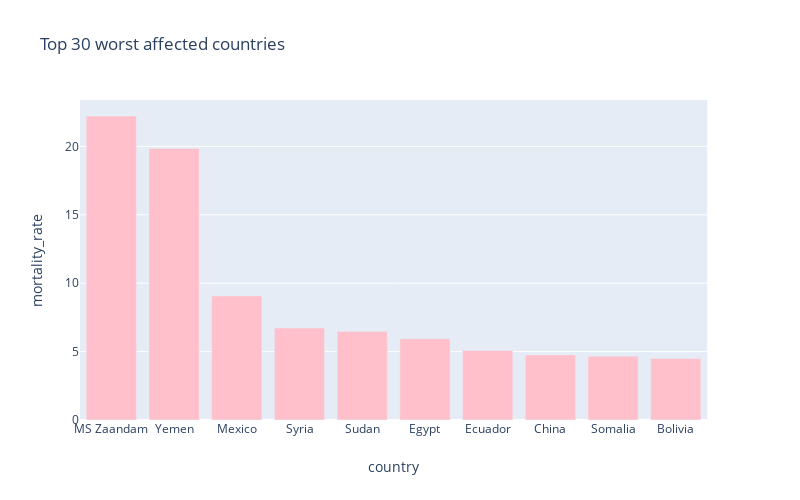

Notebook source saved alongside this figure:
### Code cell
px.bar(
    sorted_country_df.head(10),
    x = "country",
    y = "mortality_rate",
    title= "Top 10 worst affected countries", # the axis names
    color_discrete_sequence=["pink"], 
    height=500,
    width=800
)

### Figure 1 — Plotly figure (JSON) as saved in the notebook; plotly's stock layout.template omitted (floating-point values rounded to 4 significant figures)
{"data": [{"alignmentgroup": "True", "hoverlabel": {"namelength": 0}, "hovertemplate": "country=%{x}<br>mortality_rate=%{y}", "legendgroup": "", "marker": {"color": "pink"}, "name": "", "offsetgroup": "", "orientation": "v", "showlegend": false, "textposition": "auto", "type": "bar", "x": ["MS Zaandam", "Yemen", "Mexico", "Syria", "Sudan", "Egypt", "Ecuador", "China", "Somalia", "Bolivia"], "xaxis": "x", "y": [22.22, 19.84, 9.071, 6.721, 6.481, 5.937, 5.081, 4.755, 4.668, 4.492], "yaxis": "y"}], "layout": {"barmode": "relative", "height": 500, "legend": {"tracegroupgap": 0}, "title": {"text": "Top 30 worst affected countries"}, "width": 800, "xaxis": {"anchor": "y", "domain": [0, 0.98], "title": {"text": "country"}}, "yaxis": {"anchor": "x", "domain": [0, 1], "title": {"text": "mortality_rate"}}}}
